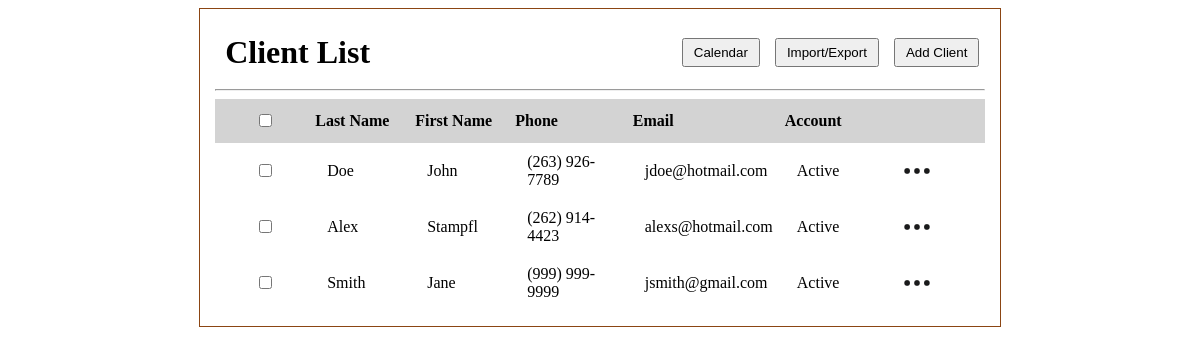
Page /client_list on the earlier database version.
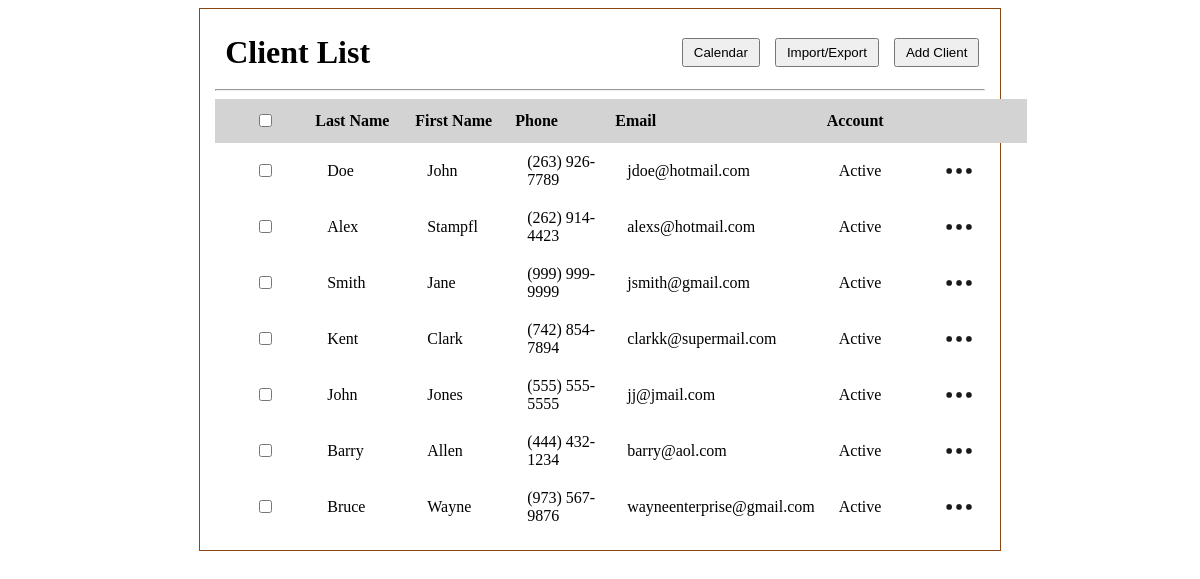
Same page on the later database version.
### tables this page shows
CREATE TABLE clients (
              id INTEGER PRIMARY KEY AUTOINCREMENT,
              first_name TEXT,
              last_name TEXT,
              phone TEXT,
              email TEXT,
              status TEXT
            );

### app.py (the view)
@app.route('/client_list')
def client_list():
    conn = sqlite3.connect(DB_PATH)
    c = conn.cursor() # cursor object lets you execute SQL statements (queries) against db
    c.execute('SELECT * FROM clients')
    clients = c.fetchall() # Fetches all rows that query returned, clients is a list of tuples
    conn.close()
    return render_template('client_list.html', clients=clients)

### templates/client_list.html (shortened to what this page needs)
<!DOCTYPE html>
<html lang="en">
<head>
     <link rel="stylesheet" href="{{ url_for('static', filename = 'main.css') }}">
</head>
<body>
    <div id="client_list">
            <div class="header-row">
                <h1 id="client_list_h1">Client List</h1>
                <div class="header-buttons">
                    <button id="go_to_calendar">Calendar</button>
                    <button id="export_client_list">Import/Export</button>
                    <button id="add_client">Add Client</button>
                </div>
            </div>
        <hr>
        <table>
            <thead>
                <tr id="client_list_headers">
                    <th><input type="checkbox"></th>
                    <th>Last Name</th>
                    <th>First Name</th>
                    <th>Phone</th>
                    <th>Email</th>
                    <th>Account</th>
                    <th></th>
                </tr>
            </thead>
            <tbody id="clientTableBody">
                {% for client in clients %}
                <tr>
                    <td><input type="checkbox"></td>
                    <td>{{ client[1] }}</td>
                    <td>{{ client[2] }}</td>
                    <td>{{ client[3] }}</td>
                    <td>{{ client[4] }}</td>
                    <td>Active</td>
                    <td class="menu_cell">
                        <div class="menu-container">
                            <img class="meatballs" src = "{{ url_for('static', filename='img/meatball_menu.png') }}" alt="3 dots">
                        </div>
                    </td>
                </tr>
                {% endfor %}
            </tbody>
        </table>
    </div>
</body>
</html>

### static/main.css (style rules this page uses)
#client_list { text-align: center; max-width: 65%; top: 10%; left: 50%; border: 1px solid saddlebrown; height: 100%; margin: 0 auto; padding: 15px; }
table { border-collapse: collapse; width: 100%; }
th, td { padding: 8px 12px; text-align: left; }
#client_list table th:first-child, #client_list table td:first-child { width: 40px; text-align: center; }
table th { padding: 12px 0px 12px 0px; margin: 0 auto; min-width: 100px; text-align: left; }
.header-row { display: flex; justify-content: space-between; align-items: center; width: 98%; padding: 10px; }
.header-buttons { display: flex; gap: 15px; }
#client_list_h1 { display: inline-flex; margin: 0; }
#add_client { padding: 5px 10px; }
#go_to_calendar { padding: 5px 10px; }
#export_client_list { padding: 5px 10px; }
#client_list_headers { background-color: lightgray; }
.menu-container { position: relative; display: inline-block; }
.meatballs { width: 40px; height: 40px; vertical-align: middle; cursor: pointer; }

Differences in the rows shown:
added clients: first_name "Kent", last_name "Clark", phone "(742) 854-7894", email "clarkk@supermail.com"
added clients: first_name "John", last_name "Jones", phone "(555) 555-5555", email "jj@jmail.com"
added clients: first_name "Barry", last_name "Allen", phone "(444) 432-1234", email "barry@aol.com"
added clients: first_name "Bruce", last_name "Wayne", phone "(973) 567-9876", email "wayneenterprise@gmail.com"
